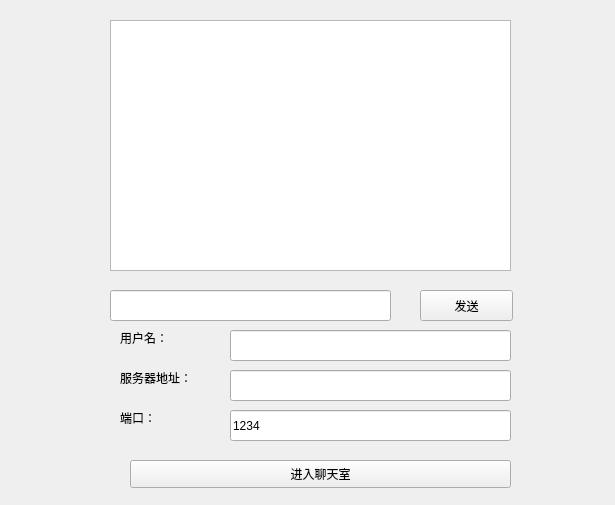
<?xml version="1.0" encoding="UTF-8"?>
<ui version="4.0">
 <class>TcpClient</class>
 <widget class="QWidget" name="TcpClient">
  <property name="geometry">
   <rect>
    <x>0</x>
    <y>0</y>
    <width>615</width>
    <height>505</height>
   </rect>
  </property>
  <property name="windowTitle">
   <string>TcpClient</string>
  </property>
  <widget class="QTextEdit" name="textEdit">
   <property name="geometry">
    <rect>
     <x>110</x>
     <y>20</y>
     <width>401</width>
     <height>251</height>
    </rect>
   </property>
  </widget>
  <widget class="QLineEdit" name="lineEditSend">
   <property name="geometry">
    <rect>
     <x>110</x>
     <y>290</y>
     <width>281</width>
     <height>31</height>
    </rect>
   </property>
  </widget>
  <widget class="QPushButton" name="pushButtonSend">
   <property name="geometry">
    <rect>
     <x>420</x>
     <y>290</y>
     <width>93</width>
     <height>31</height>
    </rect>
   </property>
   <property name="text">
    <string>发送</string>
   </property>
  </widget>
  <widget class="QLineEdit" name="lineEditUserName">
   <property name="geometry">
    <rect>
     <x>230</x>
     <y>330</y>
     <width>281</width>
     <height>31</height>
    </rect>
   </property>
  </widget>
  <widget class="QLineEdit" name="lineEditServerIP">
   <property name="geometry">
    <rect>
     <x>230</x>
     <y>370</y>
     <width>281</width>
     <height>31</height>
    </rect>
   </property>
  </widget>
  <widget class="QLineEdit" name="lineEdit_4">
   <property name="geometry">
    <rect>
     <x>230</x>
     <y>410</y>
     <width>281</width>
     <height>31</height>
    </rect>
   </property>
   <property name="text">
    <string>1234</string>
   </property>
  </widget>
  <widget class="QLabel" name="label">
   <property name="geometry">
    <rect>
     <x>120</x>
     <y>330</y>
     <width>72</width>
     <height>15</height>
    </rect>
   </property>
   <property name="text">
    <string>用户名：</string>
   </property>
  </widget>
  <widget class="QLabel" name="label_2">
   <property name="geometry">
    <rect>
     <x>120</x>
     <y>370</y>
     <width>91</width>
     <height>16</height>
    </rect>
   </property>
   <property name="text">
    <string>服务器地址：</string>
   </property>
  </widget>
  <widget class="QLabel" name="label_3">
   <property name="geometry">
    <rect>
     <x>120</x>
     <y>410</y>
     <width>72</width>
     <height>15</height>
    </rect>
   </property>
   <property name="text">
    <string>端口：</string>
   </property>
  </widget>
  <widget class="QPushButton" name="pushButtonEnter">
   <property name="geometry">
    <rect>
     <x>130</x>
     <y>460</y>
     <width>381</width>
     <height>28</height>
    </rect>
   </property>
   <property name="text">
    <string>进入聊天室</string>
   </property>
  </widget>
 </widget>
 <resources/>
 <connections/>
</ui>
